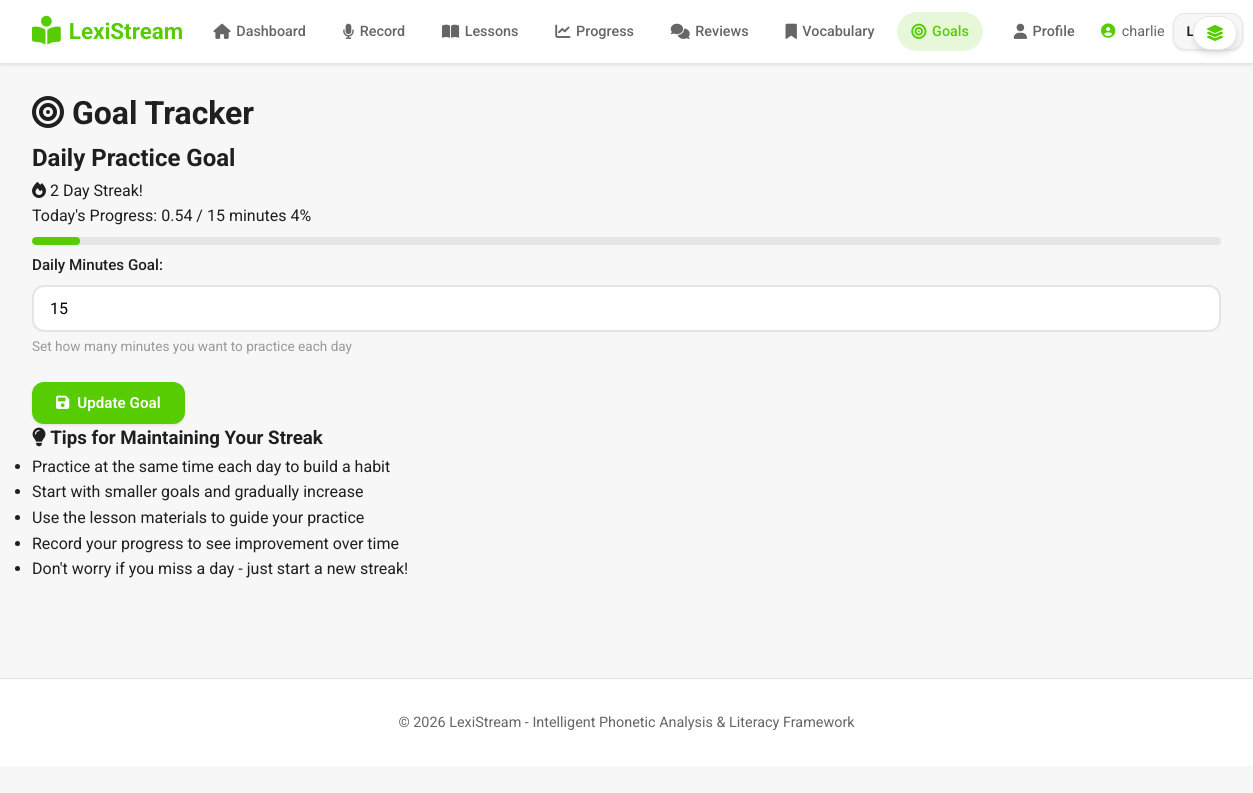
Screenshot of /goals (signed in) with the database file from the repository.
### app.py (models this page shows)
class User(UserMixin, db.Model):
    id = db.Column(db.Integer, primary_key=True)
    username = db.Column(db.String(80), unique=True, nullable=False)
    email = db.Column(db.String(120), unique=True, nullable=False)
    password_hash = db.Column(db.String(255), nullable=False)
    is_admin = db.Column(db.Boolean, default=False, nullable=False)
    display_name = db.Column(db.String(120))
    bio = db.Column(db.Text)
    location = db.Column(db.String(120))
    website = db.Column(db.String(255))
    avatar_url = db.Column(db.String(255))
    role = db.Column(db.String(20), default="user", nullable=False)  # user, teacher, admin
    created_at = db.Column(db.DateTime, default=datetime.utcnow)

class Goal(db.Model):
    id = db.Column(db.Integer, primary_key=True)
    user_id = db.Column(db.Integer, db.ForeignKey('user.id'), nullable=False)
    daily_minutes = db.Column(db.Integer, nullable=False, default=15)
    current_streak = db.Column(db.Integer, default=0)
    last_activity_date = db.Column(db.Date)
    created_at = db.Column(db.DateTime, default=datetime.utcnow)
    user = db.relationship('User', backref=db.backref('goals', lazy=True))

### app.py (the view, shortened to what this page needs)
@app.route('/goals', methods=['GET', 'POST'])
@login_required
def goals():
    goal = Goal.query.filter_by(user_id=current_user.id).first()
    if not goal:
        goal = Goal(user_id=current_user.id, daily_minutes=15)
        db.session.add(goal)
        db.session.commit()
    today = datetime.utcnow().date()
    today_recordings = Recording.query.filter_by(user_id=current_user.id)\
        .filter(db.func.date(Recording.created_at) == today).all()
    today_minutes = sum(r.duration_seconds for r in today_recordings) / 60
    return render_template('goals.html', goal=goal, today_minutes=round(today_minutes, 2))

### app.py (called while the page is built)
@login_manager.user_loader
def load_user(user_id):
    return User.query.get(int(user_id))

### templates/goals.html (shortened to what this page needs)
{% extends "base.html" %}
{% block content %}
<div class="goals-container">
    <h1 class="page-title"><i class="fas fa-bullseye"></i> Goal Tracker</h1>
    <div class="goals-content">
        <div class="goal-card">
            <div class="goal-header">
                <h2>Daily Practice Goal</h2>
                <div class="streak-display">
                    <i class="fas fa-fire"></i>
                    <span class="streak-number">{{ goal.current_streak }}</span>
                    <span class="streak-label">Day Streak!</span>
                </div>
            </div>
            <div class="goal-progress">
                <div class="progress-info">
                    <span>Today's Progress: {{ today_minutes }} / {{ goal.daily_minutes }} minutes</span>
                    <span class="progress-percent">
                        {{ "%.0f"|format((today_minutes / goal.daily_minutes * 100) if goal.daily_minutes > 0 else 0) }}%
                    </span>
                </div>
                <div class="progress-bar">
                    <div class="progress-fill"
                         style="width: {{ ((today_minutes / goal.daily_minutes * 100) if goal.daily_minutes > 0 else 0)|round }}%"></div>
                </div>
            </div>
            <form method="POST" action="{{ url_for('goals') }}" class="goal-form">
                <div class="form-group">
                    <label for="daily_minutes">Daily Minutes Goal:</label>
                    <input type="number" id="daily_minutes" name="daily_minutes"
                           value="{{ goal.daily_minutes }}" min="1" max="120" required>
                    <span class="form-hint">Set how many minutes you want to practice each day</span>
                </div>
                <button type="submit" class="btn btn-primary">
                    <i class="fas fa-save"></i> Update Goal
                </button>
            </form>
        </div>
        <div class="goal-tips">
            <h3><i class="fas fa-lightbulb"></i> Tips for Maintaining Your Streak</h3>
            <ul>
                <li>Practice at the same time each day to build a habit</li>
                <li>Start with smaller goals and gradually increase</li>
                <li>Use the lesson materials to guide your practice</li>
                <li>Record your progress to see improvement over time</li>
                <li>Don't worry if you miss a day - just start a new streak!</li>
            </ul>
        </div>
    </div>
</div>
{% endblock %}

### templates/base.html (shortened to what this page needs)
<!DOCTYPE html>
<html lang="en">
<head>
    <link rel="stylesheet" href="{{ url_for('static', filename='css/style.css') }}">
    <link rel="stylesheet" href="https://cdnjs.cloudflare.com/ajax/libs/font-awesome/6.4.0/css/all.min.css">
</head>
<body>
    <header class="navbar">
        <div class="nav-container">
            <div class="nav-left">
                <a href="{% if current_user.is_authenticated %}{% if current_user.is_admin %}{{ url_for('admin_dashboard') }}{% else %}{{ url_for('dashboard') }}{% endif %}{% else %}{{ url_for('index') }}{% endif %}" class="nav-logo">
                    <i class="fas fa-book-reader"></i>
                    <span>LexiStream</span>
                </a>
            </div>
            <div class="nav-center">
                {% if current_user.is_authenticated %}
                <ul class="nav-menu">
                    {% if current_user.is_admin or current_user.role == 'admin' %}
                    <li>
                        <a href="{{ url_for('admin_dashboard') }}" class="nav-link {% if request.endpoint == 'admin_dashboard' %}active{% endif %}">
                            <i class="fas fa-shield-alt"></i><span>Admin</span>
                        </a>
                    </li>
                    {% elif current_user.role == 'teacher' %}
                    <li>
                        <a href="{{ url_for('teacher_dashboard') }}" class="nav-link {% if request.endpoint == 'teacher_dashboard' %}active{% endif %}">
                            <i class="fas fa-chalkboard-teacher"></i><span>Teacher</span>
                        </a>
                    </li>
                    {% else %}
                    <li>
                        <a href="{{ url_for('dashboard') }}" class="nav-link {% if request.endpoint == 'dashboard' %}active{% endif %}">
                            <i class="fas fa-home"></i><span>Dashboard</span>
                        </a>
                    </li>
                    {% endif %}
                    <li>
                        <a href="{{ url_for('record') }}" class="nav-link {% if request.endpoint == 'record' %}active{% endif %}">
                            <i class="fas fa-microphone"></i><span>Record</span>
                        </a>
                    </li>
                    <li>
                        <a href="{{ url_for('lessons') }}" class="nav-link {% if request.endpoint == 'lessons' %}active{% endif %}">
                            <i class="fas fa-book-open"></i><span>Lessons</span>
                        </a>
                    </li>
                    <li>
                        <a href="{{ url_for('progress') }}" class="nav-link {% if request.endpoint == 'progress' %}active{% endif %}">
                            <i class="fas fa-chart-line"></i><span>Progress</span>
                        </a>
                    </li>
                    <li>
                        <a href="{{ url_for('reviews') }}" class="nav-link {% if 'review' in request.endpoint %}active{% endif %}">
                            <i class="fas fa-comments"></i><span>Reviews</span>
                        </a>
                    </li>
                    <li>
                        <a href="{{ url_for('vocabulary') }}" class="nav-link {% if request.endpoint == 'vocabulary' %}active{% endif %}">
                            <i class="fas fa-bookmark"></i><span>Vocabulary</span>
                        </a>
                    </li>
                    <li>
                        <a href="{{ url_for('goals') }}" class="nav-link {% if request.endpoint == 'goals' %}active{% endif %}">
                            <i class="fas fa-bullseye"></i><span>Goals</span>
                        </a>
                    </li>
                </ul>
                {% endif %}
            </div>
            <div class="nav-right">
                {% if current_user.is_authenticated %}
                <a href="{{ url_for('profile') }}" class="nav-link" style="margin-right: 0.25rem;">
                    <i class="fas fa-user"></i><span>Profile</span>
                </a>
                <span class="nav-user">
                    <i class="fas fa-user-circle"></i>
                    {{ current_user.username }}{% if current_user.is_admin %} (Admin){% endif %}
                </span>
                <a href="{{ url_for('logout') }}" class="btn btn-secondary btn-sm">Logout</a>
                {% else %}
                <a href="{{ url_for('login') }}" class="btn btn-secondary btn-sm">Login</a>
                <a href="{{ url_for('register') }}" class="btn btn-primary btn-sm">Register</a>
                {% endif %}
            </div>
        </div>
    </header>
    {% if current_user.is_authenticated %}
    <button type="button" id="toggleCanvasBtn" class="canvas-toggle" title="Toggle dashboard">
        <i class="fas fa-layer-group"></i>
    </button>
    {% endif %}
    <main class="main-content">
        {% block content %}{% endblock %}
    </main>
    <footer class="footer">
        <p>&copy; 2026 LexiStream - Intelligent Phonetic Analysis & Literacy Framework</p>
    </footer>
</body>
</html>

### static/css/style.css (style rules this page uses)
* { margin: 0; padding: 0; box-sizing: border-box; }
:root { --matcha-dark: #58cc02; --matcha-light: #89e219; --matcha-hover: #4fb800; --cream-bg: #f7f7f7; --cream-light: #ffffff; --cream-border: #e5e5e5; --text-primary: #1f1f1f; --text-secondary: #666666; --text-light: #999999; --danger: #dc3545; --warning: #ffc107; --shadow-sm: 0 1px 3px rgba(0, 0, 0, 0.1); --shadow-md: 0 4px 6px rgba(0, 0, 0, 0.1); --shadow-lg: 0 10px 20px rgba(0, 0, 0, 0.1); }
body { font-family: 'Roboto', -apple-system, BlinkMacSystemFont, 'Segoe UI', sans-serif; background: var(--cream-bg); color: var(--text-primary); line-height: 1.6; min-height: 100vh; }
.navbar { background: var(--cream-light); border-bottom: 1px solid var(--cream-border); position: sticky; top: 0; z-index: 1000; box-shadow: var(--shadow-sm); transition: transform 0.3s ease; }
.nav-container { max-width: 1400px; margin: 0 auto; padding: 0.75rem 2rem; display: flex; align-items: center; justify-content: space-between; gap: 1rem; }
.nav-left, .nav-center, .nav-right { display: flex; align-items: center; gap: 1rem; }
.nav-logo { display: inline-flex; align-items: center; gap: 0.5rem; font-size: 1.4rem; font-weight: 700; color: var(--matcha-dark); text-decoration: none; }
.nav-logo i { font-size: 1.8rem; }
.nav-menu { list-style: none; display: flex; align-items: center; gap: 0.5rem; }
.nav-link { display: inline-flex; align-items: center; gap: 0.35rem; padding: 0.5rem 0.9rem; border-radius: 999px; text-decoration: none; color: var(--text-secondary); font-size: 0.9rem; font-weight: 500; transition: background 0.2s ease, color 0.2s ease; }
.nav-link i { font-size: 0.95rem; }
.nav-link.active { background: rgba(88, 204, 2, 0.15); color: var(--matcha-dark); }
.nav-user { display: inline-flex; align-items: center; gap: 0.4rem; font-size: 0.9rem; color: var(--text-secondary); }
.nav-user i { color: var(--matcha-dark); }
.nav-right .btn-sm { padding: 0.4rem 0.8rem; }
.nav-right { gap: 0.5rem; }
.canvas-toggle { position: fixed; top: 1rem; right: 1rem; z-index: 1100; background: var(--cream-light); border: 1px solid var(--cream-border); border-radius: 999px; padding: 0.5rem 0.75rem; box-shadow: var(--shadow-md); display: flex; align-items: center; justify-content: center; cursor: pointer; }
.canvas-toggle i { font-size: 1rem; color: var(--matcha-dark); }
.main-content { max-width: 1400px; margin: 0 auto; padding: 1.5rem 2rem 2rem; }
.btn { display: inline-flex; align-items: center; gap: 0.5rem; padding: 0.75rem 1.5rem; border: none; border-radius: 12px; font-weight: 600; font-size: 0.95rem; cursor: pointer; transition: all 0.2s ease; text-decoration: none; font-family: 'Roboto', sans-serif; box-shadow: var(--shadow-sm); }
.btn-primary { background: var(--matcha-dark); color: white; }
.btn-secondary { background: var(--cream-light); color: var(--text-primary); border: 2px solid var(--cream-border); }
.btn-sm { padding: 0.5rem 1rem; font-size: 0.85rem; }
.form-group { margin-bottom: 1.5rem; }
.form-group label { display: block; margin-bottom: 0.5rem; font-weight: 500; color: var(--text-primary); font-size: 0.95rem; }
.form-group input, .form-group textarea, .form-group select { width: 100%; padding: 0.75rem 1rem; border: 2px solid var(--cream-border); border-radius: 12px; font-size: 1rem; font-family: 'Roboto', sans-serif; transition: all 0.2s ease; background: var(--cream-light); }
.form-hint { color: var(--text-light); font-size: 0.85rem; margin-top: 0.25rem; display: block; }
.progress-bar { width: 100%; height: 8px; background: var(--cream-border); border-radius: 4px; overflow: hidden; margin: 0.5rem 0; }
.progress-fill { height: 100%; background: var(--matcha-dark); border-radius: 4px; transition: width 0.3s ease; }
.footer { background: var(--cream-light); border-top: 1px solid var(--cream-border); text-align: center; padding: 2rem; margin-top: 4rem; color: var(--text-secondary); font-size: 0.9rem; }
.btn-secondary { background: var(--cream-bg); color: var(--text-primary); border: 1px solid var(--cream-border); }

### rows the page displays
User: username "charlie"
Goal: current_streak "2", daily_minutes "15", daily_minutes "4"

### other values shown
{{ today_minutes }} "0.54"
